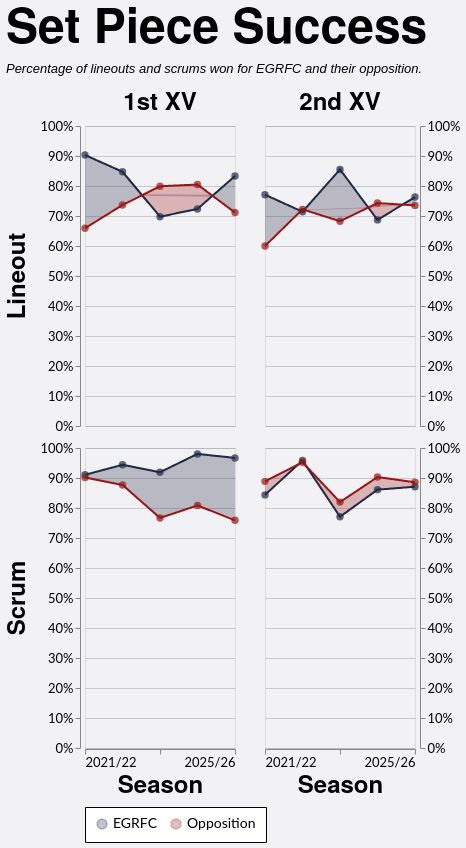

Express this chart as Vega-Lite.
### Vega-Lite specification from a JSON file in a GitHub repository (floating-point values rounded to 4 significant figures; data arrays with more than 128 entries replaced by an {"elided": "..."} marker saying what was removed)
{"config": {"axis": {"labelFont": "Lato, sans-serif", "titleFont": "PT Sans Narrow, Helvetica Neue, Helvetica, Arial, sans-serif", "labelFontSize": 13, "titleFontSize": 24, "gridColor": "#202947", "gridOpacity": 0.2}, "header": {"labelFont": "PT Sans Narrow, Helvetica Neue, Helvetica, Arial, sans-serif", "titleFont": "PT Sans Narrow, Helvetica Neue, Helvetica, Arial, sans-serif", "labelFontSize": 24, "titleFontSize": 28, "labelFontWeight": "bold", "orient": "left"}, "legend": {"labelFont": "Lato, sans-serif", "titleFont": "PT Sans Narrow, Helvetica Neue, Helvetica, Arial, sans-serif", "labelFontSize": 14, "titleFontSize": 16, "titlePadding": 5, "fillColor": "white", "strokeColor": "black", "padding": 10, "titleFontWeight": "lighter", "titleFontStyle": "italic", "titleColor": "gray", "offset": 10}, "title": {"font": "PT Sans Narrow, Helvetica Neue, Helvetica, Arial, sans-serif", "fontSize": 48, "fontWeight": "bold", "anchor": "start", "align": "center", "titlePadding": 20, "subtitlePadding": 10, "subtitleFontSize": 13, "subtitleColor": "", "subtitleFontStyle": "italic", "offset": 15, "color": "black"}, "axisX": {"labelAngle": 0}, "facet": {"title": null, "header": null, "align": {"row": "each", "column": "each"}}, "resolve": {"scale": {"y": "independent", "facet": "independent"}}, "background": "#f2f1f4"}, "data": {"name": "data-d6993bae7e30a51428ac7fc26fcf51c7"}, "facet": {"column": {"field": "squad", "header": {"labelFontSize": 24}, "title": null, "type": "nominal"}, "row": {"field": "set_piece_type", "title": null, "type": "nominal"}}, "spec": {"layer": [{"mark": {"type": "area", "opacity": 0.28}, "encoding": {"color": {"field": "leading_team", "legend": {"orient": "bottom", "title": null}, "scale": {"domain": ["EGRFC", "Opposition"], "range": ["#202946", "#991515"]}, "title": "Team", "type": "nominal"}, "x": {"axis": {"grid": false, "labelExpr": "datum.value == 0 ? '2021/22' : datum.value == 1 ? '2022/23' : datum.value == 2 ? '2023/24' : datum.value == 3 ? '2024/25' : datum.value == 4 ? '2025/26' : ''", "values": [0, 1, 2, 3, 4]}, "field": "season_pos", "scale": {"domain": [0, 4]}, "title": "Season", "type": "quantitative"}, "y": {"axis": {"format": "%", "orient": "left"}, "field": "y_high", "scale": {"domain": [0.0, 1.0]}, "title": null, "type": "quantitative"}, "y2": {"field": "y_low"}}, "transform": [{"filter": "(datum.team === 'EGRFC')"}]}, {"mark": {"type": "line", "size": 2}, "encoding": {"color": {"field": "team", "scale": {"domain": ["EGRFC", "Opposition"], "range": ["#202946", "#991515"]}, "title": "Team", "type": "nominal"}, "x": {"axis": {"labelExpr": "datum.value == 0 ? '2021/22' : datum.value == 1 ? '2022/23' : datum.value == 2 ? '2023/24' : datum.value == 3 ? '2024/25' : datum.value == 4 ? '2025/26' : ''", "values": [0, 1, 2, 3, 4]}, "field": "season_pos", "scale": {"domain": [0, 4]}, "title": "Season", "type": "quantitative"}, "y": {"axis": {"format": "%", "orient": "right"}, "field": "success_rate", "scale": {"domain": [0.0, 1.0]}, "title": null, "type": "quantitative"}}}, {"mark": {"type": "point", "filled": true, "size": 55}, "encoding": {"color": {"field": "team", "scale": {"domain": ["EGRFC", "Opposition"], "range": ["#202946", "#991515"]}, "title": "Team", "type": "nominal"}, "tooltip": [{"field": "team", "title": "Team", "type": "nominal"}, {"field": "squad", "title": "Squad", "type": "nominal"}, {"field": "set_piece_type", "title": "Set Piece", "type": "nominal"}, {"field": "lineouts_total", "format": ",.0f", "title": "Total Lineouts", "type": "quantitative"}, {"field": "success_rate", "format": ".0%", "title": "Success Rate", "type": "quantitative"}], "x": {"field": "season_pos", "title": "Season", "type": "quantitative"}, "y": {"axis": null, "field": "success_rate", "scale": {"domain": [0.0, 1.0]}, "title": "Success Rate", "type": "quantitative"}}, "transform": [{"filter": "datum.is_anchor"}]}], "width": 150}, "title": {"text": "Set Piece Success", "subtitle": "Percentage of lineouts and scrums won for EGRFC and their opposition."}, "$schema": "https://vega.github.io/schema/vega-lite/v5.20.1.json", "datasets": {"data-d6993bae7e30a51428ac7fc26fcf51c7": {"elided": "968 records"}}}
